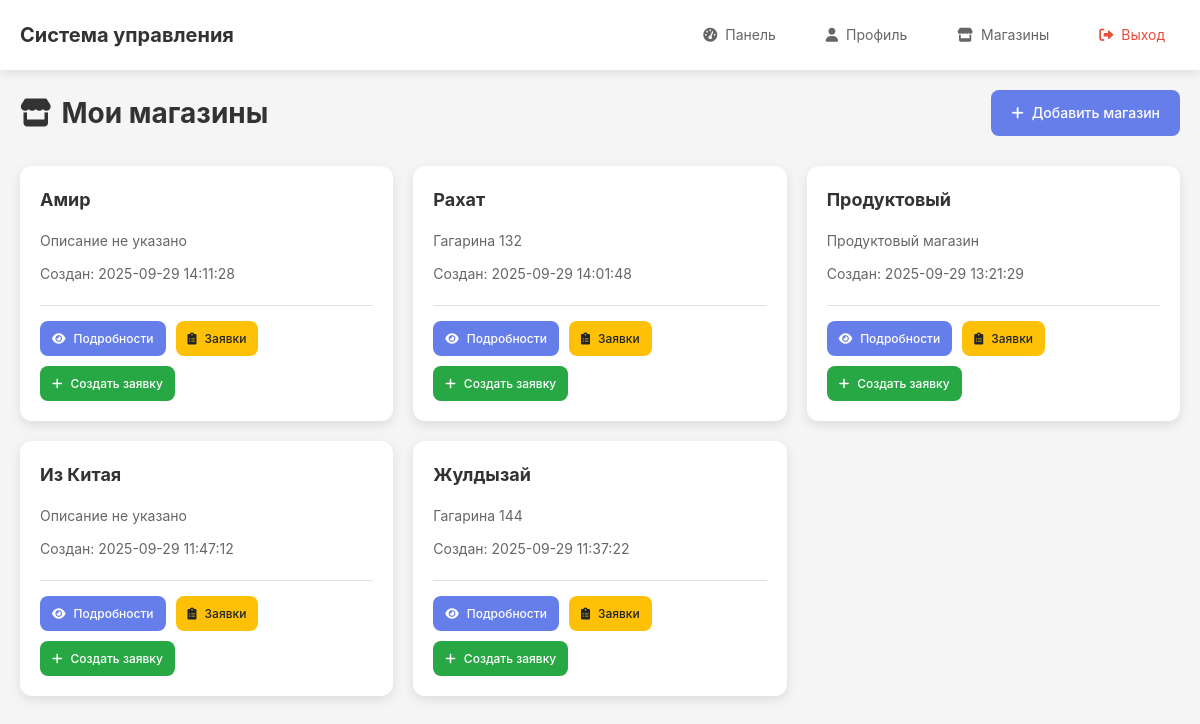
/supplier/shops (signed in), run on the app's committed database.
### tables this page shows
CREATE TABLE shops (
            id INTEGER PRIMARY KEY AUTOINCREMENT,
            supplier_id INTEGER NOT NULL,
            name TEXT NOT NULL,
            info TEXT,
            created_at TIMESTAMP DEFAULT CURRENT_TIMESTAMP,
            updated_at TIMESTAMP DEFAULT CURRENT_TIMESTAMP, business_type TEXT DEFAULT 'ИП',
            FOREIGN KEY (supplier_id) REFERENCES suppliers (id)
        );

### app/routes/supplier.py (the view)
@supplier_bp.route('/shops')
@login_required
@supplier_required
def shops():
    supplier = Supplier.get_by_user_id(current_user.id)
    shops = Shop.get_by_supplier_id(supplier.id)
    return render_template('supplier/shops.html', shops=shops)

### app/models.py (called while the page is built)
def get_db() -> sqlite3.Connection:
    if 'db' not in g:
        database_path = current_app.config.get('DATABASE', 'app.db')
        g.db = sqlite3.connect(database_path)
        g.db.row_factory = sqlite3.Row
    return g.db

    @staticmethod
    def get_by_id(user_id: int) -> Optional['User']:
        db = get_db()
        user = db.execute(
            'SELECT * FROM users WHERE id = ?', (user_id,)
        ).fetchone()
        if user:
            return User(
                id=user['id'],
                email=user['email'],
                password=user['password'],
                role=user['role'],
                created_at=user['created_at'],
                updated_at=user['updated_at']
            )
        return None

    @staticmethod
    def get_by_user_id(user_id: int) -> Optional['Supplier']:
        db = get_db()
        supplier = db.execute(
            'SELECT * FROM suppliers WHERE user_id = ?', (user_id,)
        ).fetchone()
        if supplier:
            return Supplier(
                id=supplier['id'],
                user_id=supplier['user_id'],
                name=supplier['name'],
                info=supplier['info'],
                created_at=supplier['created_at'],
                updated_at=supplier['updated_at']
            )
        return None

    @staticmethod
    def get_by_supplier_id(supplier_id):
        db = get_db()
        shops = db.execute(
            'SELECT * FROM shops WHERE supplier_id = ? ORDER BY created_at DESC',
            (supplier_id,)
        ).fetchall()
        return [Shop(
            id=shop['id'],
            supplier_id=shop['supplier_id'],
            name=shop['name'],
            info=shop['info'],
            business_type=shop['business_type'],
            created_at=shop['created_at'],
            updated_at=shop['updated_at']
        ) for shop in shops]

### app/routes/supplier.py (called while the page is built)
def supplier_required(f: Any) -> Any:
    @wraps(f)
    def decorated_function(*args: Any, **kwargs: Any) -> Any:
        if not current_user.is_authenticated or current_user.role != 'supplier':
            flash('Доступ запрещен', 'error')
            return redirect(url_for('auth.login'))
        return f(*args, **kwargs)
    return decorated_function

### app/templates/supplier/shops.html (shortened to what this page needs)
{% extends "base.html" %}
{% block content %}
<div class="content-header">
    <h1><i class="fas fa-store"></i> Мои магазины</h1>
    <a href="{{ url_for('supplier.add_shop') }}" class="btn btn-primary">
        <i class="fas fa-plus"></i> Добавить магазин
    </a>
</div>
{% if shops %}
<div class="shops-grid">
    {% for shop in shops %}
    <div class="shop-card">
        <div class="shop-header">
            <h3>{{ shop.name }}</h3>
        </div>
        <div class="shop-info">
            <p>{{ shop.info or 'Описание не указано' }}</p>
            <p class="shop-date">Создан: {{ shop.created_at }}</p>
        </div>
        <div class="shop-actions">
            <a href="{{ url_for('supplier.shop_detail', shop_id=shop.id) }}" class="btn btn-sm btn-primary">
                <i class="fas fa-eye"></i> Подробности
            </a>
            <a href="{{ url_for('supplier.shop_requests', shop_id=shop.id) }}" class="btn btn-sm btn-warning">
                <i class="fas fa-clipboard-list"></i> Заявки
            </a>
            <a href="{{ url_for('supplier.create_request', shop_id=shop.id) }}" class="btn btn-sm btn-success">
                <i class="fas fa-plus"></i> Создать заявку
            </a>
        </div>
    </div>
    {% endfor %}
</div>
{% endif %}
{% endblock %}

### app/static/css/style.css (style rules this page uses)
* { margin: 0; padding: 0; box-sizing: border-box; }
body { font-family: -apple-system, BlinkMacSystemFont, 'Segoe UI', Roboto, sans-serif; line-height: 1.6; color: #333; background-color: #f5f5f5; }
.content-header { display: flex; justify-content: space-between; align-items: center; margin-bottom: 30px; flex-wrap: wrap; gap: 15px; }
.content-header h1 { color: #333; font-size: 28px; display: flex; align-items: center; gap: 10px; }
.btn { display: inline-flex; align-items: center; gap: 8px; padding: 12px 20px; border: none; border-radius: 8px; text-decoration: none; font-size: 14px; font-weight: 500; cursor: pointer; transition: all 0.3s ease; text-align: center; }
.btn-primary { background-color: #667eea; color: white; }
.btn-success { background-color: #28a745; color: white; }
.btn-warning { background-color: #ffc107; color: #212529; }
.btn-sm { padding: 8px 12px; font-size: 12px; }
.shops-grid { display: grid; grid-template-columns: repeat(auto-fit, minmax(300px, 1fr)); gap: 20px; }
.shop-card { background: white; border-radius: 12px; padding: 20px; box-shadow: 0 4px 12px rgba(0, 0, 0, 0.1); transition: transform 0.3s ease; }
.shop-header h3 { color: #333; margin-bottom: 15px; font-size: 18px; }
.shop-info p { color: #666; margin-bottom: 10px; font-size: 14px; }
.shop-date { font-size: 12px; color: #999; }
.shop-actions { margin-top: 20px; padding-top: 15px; border-top: 1px solid #e1e1e1; display: flex; gap: 10px; flex-wrap: wrap; }

### data on the page
shops: name "Амир", info "Описание не указано", created_at "2025-09-29 14:11:28"
shops: name "Рахат", info "Гагарина 132", created_at "2025-09-29 14:01:48"
shops: name "Продуктовый", info "Продуктовый магазин", created_at "2025-09-29 13:21:29"
shops: name "Из Китая", info "Описание не указано", created_at "2025-09-29 11:47:12"
shops: name "Жулдызай", info "Гагарина 144", created_at "2025-09-29 11:37:22"
